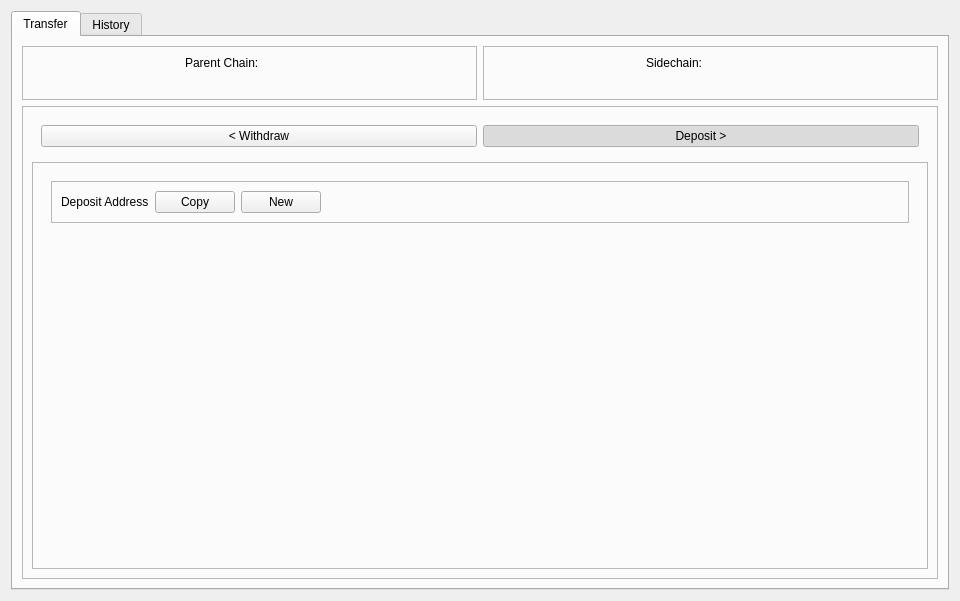
<?xml version="1.0" encoding="UTF-8"?>
<ui version="4.0">
 <class>SidechainPage</class>
 <widget class="QWidget" name="SidechainPage">
  <property name="geometry">
   <rect>
    <x>0</x>
    <y>0</y>
    <width>960</width>
    <height>601</height>
   </rect>
  </property>
  <property name="windowTitle">
   <string>Form</string>
  </property>
  <layout class="QVBoxLayout" name="verticalLayout">
   <item>
    <widget class="QTabWidget" name="tabWidget">
     <property name="currentIndex">
      <number>0</number>
     </property>
     <widget class="QWidget" name="tabTransfer">
      <attribute name="icon">
       <iconset resource="../bitcoin.qrc">
        <normaloff>:/icons/tx_inout</normaloff>:/icons/tx_inout</iconset>
      </attribute>
      <attribute name="title">
       <string>Transfer</string>
      </attribute>
      <layout class="QGridLayout" name="gridLayout">
       <item row="0" column="1">
        <widget class="QFrame" name="frame_2">
         <property name="frameShape">
          <enum>QFrame::StyledPanel</enum>
         </property>
         <property name="frameShadow">
          <enum>QFrame::Raised</enum>
         </property>
         <layout class="QGridLayout" name="gridLayout_3">
          <item row="0" column="0">
           <widget class="QLabel" name="label_2">
            <property name="text">
             <string>Sidechain:</string>
            </property>
           </widget>
          </item>
          <item row="1" column="0">
           <widget class="QLabel" name="label_4">
            <property name="sizePolicy">
             <sizepolicy hsizetype="Fixed" vsizetype="Fixed">
              <horstretch>0</horstretch>
              <verstretch>0</verstretch>
             </sizepolicy>
            </property>
            <property name="maximumSize">
             <size>
              <width>128</width>
              <height>128</height>
             </size>
            </property>
            <property name="text">
             <string/>
            </property>
            <property name="pixmap">
             <pixmap resource="../bitcoin.qrc">:/icons/about</pixmap>
            </property>
           </widget>
          </item>
         </layout>
        </widget>
       </item>
       <item row="1" column="0" colspan="2">
        <widget class="QFrame" name="frame_3">
         <property name="frameShape">
          <enum>QFrame::StyledPanel</enum>
         </property>
         <property name="frameShadow">
          <enum>QFrame::Raised</enum>
         </property>
         <layout class="QVBoxLayout" name="verticalLayout_4">
          <item>
           <widget class="QFrame" name="frame_4">
            <property name="frameShape">
             <enum>QFrame::NoFrame</enum>
            </property>
            <property name="frameShadow">
             <enum>QFrame::Raised</enum>
            </property>
            <layout class="QHBoxLayout" name="horizontalLayout">
             <item>
              <widget class="QPushButton" name="pushButtonWithdraw">
               <property name="text">
                <string>&lt; Withdraw</string>
               </property>
               <property name="checkable">
                <bool>true</bool>
               </property>
               <property name="autoExclusive">
                <bool>true</bool>
               </property>
              </widget>
             </item>
             <item>
              <widget class="QPushButton" name="pushButtonDeposit">
               <property name="text">
                <string>Deposit &gt;</string>
               </property>
               <property name="checkable">
                <bool>true</bool>
               </property>
               <property name="checked">
                <bool>true</bool>
               </property>
               <property name="autoExclusive">
                <bool>true</bool>
               </property>
               <property name="autoDefault">
                <bool>false</bool>
               </property>
              </widget>
             </item>
            </layout>
           </widget>
          </item>
          <item>
           <widget class="QFrame" name="frame_5">
            <property name="frameShape">
             <enum>QFrame::StyledPanel</enum>
            </property>
            <property name="frameShadow">
             <enum>QFrame::Raised</enum>
            </property>
            <layout class="QVBoxLayout" name="verticalLayout_5">
             <item>
              <widget class="QStackedWidget" name="stackedWidget">
               <property name="currentIndex">
                <number>1</number>
               </property>
               <widget class="QWidget" name="pageWithdraw">
                <layout class="QVBoxLayout" name="verticalLayout_3">
                 <item>
                  <widget class="QFrame" name="frame_7">
                   <property name="frameShape">
                    <enum>QFrame::StyledPanel</enum>
                   </property>
                   <property name="frameShadow">
                    <enum>QFrame::Raised</enum>
                   </property>
                   <layout class="QGridLayout" name="gridLayout_4">
                    <item row="0" column="0">
                     <widget class="QLabel" name="label_5">
                      <property name="text">
                       <string>Balance:</string>
                      </property>
                     </widget>
                    </item>
                    <item row="1" column="1">
                     <widget class="QLabel" name="label_8">
                      <property name="text">
                       <string>0.0</string>
                      </property>
                     </widget>
                    </item>
                    <item row="0" column="1">
                     <widget class="QLabel" name="label_6">
                      <property name="text">
                       <string>0.0</string>
                      </property>
                     </widget>
                    </item>
                    <item row="0" column="2" rowspan="2">
                     <spacer name="horizontalSpacer_2">
                      <property name="orientation">
                       <enum>Qt::Horizontal</enum>
                      </property>
                      <property name="sizeHint" stdset="0">
                       <size>
                        <width>40</width>
                        <height>20</height>
                       </size>
                      </property>
                     </spacer>
                    </item>
                    <item row="1" column="0">
                     <widget class="QLabel" name="label_7">
                      <property name="text">
                       <string>Available:</string>
                      </property>
                     </widget>
                    </item>
                   </layout>
                  </widget>
                 </item>
                 <item>
                  <widget class="QFrame" name="frame_8">
                   <property name="frameShape">
                    <enum>QFrame::StyledPanel</enum>
                   </property>
                   <property name="frameShadow">
                    <enum>QFrame::Raised</enum>
                   </property>
                   <layout class="QGridLayout" name="gridLayout_5">
                    <item row="1" column="0">
                     <widget class="QDoubleSpinBox" name="doubleSpinBox"/>
                    </item>
                    <item row="0" column="0">
                     <widget class="QLabel" name="label_9">
                      <property name="text">
                       <string>Withdraw Amount:</string>
                      </property>
                     </widget>
                    </item>
                    <item row="1" column="1">
                     <widget class="QPushButton" name="pushButton">
                      <property name="text">
                       <string>Withdraw</string>
                      </property>
                     </widget>
                    </item>
                   </layout>
                  </widget>
                 </item>
                </layout>
               </widget>
               <widget class="QWidget" name="pageDeposit">
                <layout class="QVBoxLayout" name="verticalLayout_2">
                 <item>
                  <widget class="QFrame" name="frame_6">
                   <property name="frameShape">
                    <enum>QFrame::StyledPanel</enum>
                   </property>
                   <property name="frameShadow">
                    <enum>QFrame::Raised</enum>
                   </property>
                   <layout class="QHBoxLayout" name="horizontalLayout_2">
                    <item>
                     <widget class="QLabel" name="labelDepositAddress">
                      <property name="text">
                       <string>Deposit Address</string>
                      </property>
                     </widget>
                    </item>
                    <item>
                     <widget class="QPushButton" name="pushButtonCopy">
                      <property name="sizePolicy">
                       <sizepolicy hsizetype="Maximum" vsizetype="Fixed">
                        <horstretch>0</horstretch>
                        <verstretch>0</verstretch>
                       </sizepolicy>
                      </property>
                      <property name="text">
                       <string>Copy</string>
                      </property>
                      <property name="icon">
                       <iconset resource="../bitcoin.qrc">
                        <normaloff>:/icons/editcopy</normaloff>:/icons/editcopy</iconset>
                      </property>
                     </widget>
                    </item>
                    <item>
                     <widget class="QPushButton" name="pushButtonNew">
                      <property name="text">
                       <string>New</string>
                      </property>
                      <property name="icon">
                       <iconset resource="../bitcoin.qrc">
                        <normaloff>:/movies/spinner-035</normaloff>:/movies/spinner-035</iconset>
                      </property>
                     </widget>
                    </item>
                    <item>
                     <spacer name="horizontalSpacer">
                      <property name="orientation">
                       <enum>Qt::Horizontal</enum>
                      </property>
                      <property name="sizeHint" stdset="0">
                       <size>
                        <width>40</width>
                        <height>20</height>
                       </size>
                      </property>
                     </spacer>
                    </item>
                   </layout>
                  </widget>
                 </item>
                 <item>
                  <spacer name="verticalSpacer">
                   <property name="orientation">
                    <enum>Qt::Vertical</enum>
                   </property>
                   <property name="sizeHint" stdset="0">
                    <size>
                     <width>20</width>
                     <height>40</height>
                    </size>
                   </property>
                  </spacer>
                 </item>
                </layout>
               </widget>
              </widget>
             </item>
            </layout>
           </widget>
          </item>
         </layout>
        </widget>
       </item>
       <item row="0" column="0">
        <widget class="QFrame" name="frame">
         <property name="frameShape">
          <enum>QFrame::StyledPanel</enum>
         </property>
         <property name="frameShadow">
          <enum>QFrame::Raised</enum>
         </property>
         <layout class="QGridLayout" name="gridLayout_2">
          <item row="0" column="0">
           <widget class="QLabel" name="label">
            <property name="text">
             <string>Parent Chain:</string>
            </property>
           </widget>
          </item>
          <item row="1" column="0">
           <widget class="QLabel" name="label_3">
            <property name="sizePolicy">
             <sizepolicy hsizetype="Fixed" vsizetype="Fixed">
              <horstretch>0</horstretch>
              <verstretch>0</verstretch>
             </sizepolicy>
            </property>
            <property name="maximumSize">
             <size>
              <width>128</width>
              <height>128</height>
             </size>
            </property>
            <property name="text">
             <string/>
            </property>
            <property name="pixmap">
             <pixmap resource="../bitcoin.qrc">:/icons/bitcoin</pixmap>
            </property>
            <property name="scaledContents">
             <bool>true</bool>
            </property>
           </widget>
          </item>
         </layout>
        </widget>
       </item>
      </layout>
     </widget>
     <widget class="QWidget" name="tabHistory">
      <attribute name="icon">
       <iconset resource="../bitcoin.qrc">
        <normaloff>:/icons/history</normaloff>:/icons/history</iconset>
      </attribute>
      <attribute name="title">
       <string>History</string>
      </attribute>
      <layout class="QGridLayout" name="gridLayout_6">
       <item row="2" column="0">
        <widget class="QLabel" name="label_10">
         <property name="text">
          <string>WT^ Explorer:</string>
         </property>
        </widget>
       </item>
       <item row="0" column="0">
        <widget class="QFrame" name="frame_10">
         <property name="frameShape">
          <enum>QFrame::StyledPanel</enum>
         </property>
         <property name="frameShadow">
          <enum>QFrame::Raised</enum>
         </property>
         <layout class="QGridLayout" name="gridLayout_7">
          <item row="0" column="2">
           <widget class="QLabel" name="label_12">
            <property name="text">
             <string>Outgoing</string>
            </property>
           </widget>
          </item>
          <item row="3" column="2">
           <widget class="QListView" name="listViewOutgoing"/>
          </item>
          <item row="0" column="1">
           <widget class="QLabel" name="label_11">
            <property name="text">
             <string>Incoming </string>
            </property>
           </widget>
          </item>
          <item row="3" column="1">
           <widget class="QListView" name="listViewIncoming"/>
          </item>
         </layout>
        </widget>
       </item>
       <item row="3" column="0">
        <widget class="QFrame" name="frame_9">
         <property name="frameShape">
          <enum>QFrame::StyledPanel</enum>
         </property>
         <property name="frameShadow">
          <enum>QFrame::Raised</enum>
         </property>
         <layout class="QVBoxLayout" name="verticalLayout_7">
          <item>
           <widget class="QLineEdit" name="lineEditWTtxid">
            <property name="placeholderText">
             <string>Enter WT^ TXID</string>
            </property>
           </widget>
          </item>
          <item>
           <widget class="QTreeView" name="treeView"/>
          </item>
         </layout>
        </widget>
       </item>
       <item row="1" column="0">
        <widget class="QFrame" name="frame_11">
         <property name="frameShape">
          <enum>QFrame::StyledPanel</enum>
         </property>
         <property name="frameShadow">
          <enum>QFrame::Raised</enum>
         </property>
         <layout class="QHBoxLayout" name="horizontalLayout_3">
          <item>
           <widget class="QRadioButton" name="radioButtonHighlightMine">
            <property name="text">
             <string>Highlight Mine</string>
            </property>
            <property name="checked">
             <bool>true</bool>
            </property>
           </widget>
          </item>
          <item>
           <widget class="QRadioButton" name="radioButtonOnlyMine">
            <property name="text">
             <string>Only Mine</string>
            </property>
           </widget>
          </item>
          <item>
           <spacer name="horizontalSpacer_3">
            <property name="orientation">
             <enum>Qt::Horizontal</enum>
            </property>
            <property name="sizeHint" stdset="0">
             <size>
              <width>40</width>
              <height>20</height>
             </size>
            </property>
           </spacer>
          </item>
         </layout>
        </widget>
       </item>
      </layout>
     </widget>
    </widget>
   </item>
  </layout>
 </widget>
 <resources>
  <include location="../bitcoin.qrc"/>
 </resources>
 <connections/>
</ui>
